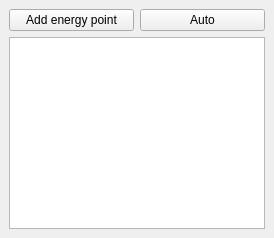
  <widget class="QDockWidget" name="dockWidget_3">
   <property name="windowTitle">
    <string>Energy calibration</string>
   </property>
   <attribute name="dockWidgetArea">
    <number>8</number>
   </attribute>
   <widget class="QWidget" name="dockWidgetContents_6">
    <layout class="QVBoxLayout" name="verticalLayout_38">
     <item>
      <layout class="QVBoxLayout" name="verticalLayout_3">
       <item>
        <layout class="QHBoxLayout" name="horizontalLayout">
         <item>
          <widget class="QPushButton" name="btn_addEnergyPoint">
           <property name="minimumSize">
            <size>
             <width>0</width>
             <height>0</height>
            </size>
           </property>
           <property name="text">
            <string>Add energy point</string>
           </property>
           <property name="icon">
            <iconset>
             <normaloff>../../icons/icons8-plus-mathe-60.png</normaloff>../../icons/icons8-plus-mathe-60.png</iconset>
           </property>
           <property name="iconSize">
            <size>
             <width>20</width>
             <height>16</height>
            </size>
           </property>
          </widget>
         </item>
         <item>
          <widget class="QPushButton" name="btn_autoCalibration">
           <property name="text">
            <string>Auto</string>
           </property>
          </widget>
         </item>
        </layout>
       </item>
       <item>
        <widget class="QTableWidget" name="tableEnergy">
         <property name="styleSheet">
          <string notr="true"/>
         </property>
         <property name="alternatingRowColors">
          <bool>false</bool>
         </property>
         <property name="rowCount">
          <number>0</number>
         </property>
         <attribute name="horizontalHeaderVisible">
          <bool>false</bool>
         </attribute>
         <attribute name="horizontalHeaderStretchLastSection">
          <bool>true</bool>
         </attribute>
         <attribute name="verticalHeaderVisible">
          <bool>false</bool>
         </attribute>
         <column>
          <property name="text">
           <string/>
          </property>
         </column>
         <column>
          <property name="text">
           <string>Energy (eV)</string>
          </property>
         </column>
        </widget>
       </item>
      </layout>
     </item>
    </layout>
   </widget>
  </widget>
